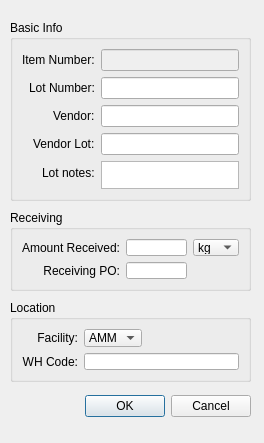
<?xml version="1.0" encoding="UTF-8"?>
<ui version="4.0">
 <class>Dialog</class>
 <widget class="QDialog" name="Dialog">
  <property name="geometry">
   <rect>
    <x>0</x>
    <y>0</y>
    <width>264</width>
    <height>443</height>
   </rect>
  </property>
  <property name="windowTitle">
   <string>Dialog</string>
  </property>
  <widget class="QDialogButtonBox" name="acceptB">
   <property name="geometry">
    <rect>
     <x>-90</x>
     <y>390</y>
     <width>341</width>
     <height>32</height>
    </rect>
   </property>
   <property name="orientation">
    <enum>Qt::Horizontal</enum>
   </property>
   <property name="standardButtons">
    <set>QDialogButtonBox::Cancel|QDialogButtonBox::Ok</set>
   </property>
  </widget>
  <widget class="QGroupBox" name="groupBox">
   <property name="geometry">
    <rect>
     <x>10</x>
     <y>20</y>
     <width>241</width>
     <height>181</height>
    </rect>
   </property>
   <property name="title">
    <string>Basic Info</string>
   </property>
   <layout class="QFormLayout" name="formLayout">
    <property name="labelAlignment">
     <set>Qt::AlignRight|Qt::AlignTrailing|Qt::AlignVCenter</set>
    </property>
    <item row="2" column="0">
     <widget class="QLabel" name="label">
      <property name="text">
       <string>Vendor:</string>
      </property>
     </widget>
    </item>
    <item row="2" column="1">
     <widget class="QLineEdit" name="vendorLE"/>
    </item>
    <item row="3" column="0">
     <widget class="QLabel" name="label_2">
      <property name="text">
       <string>Vendor Lot:</string>
      </property>
     </widget>
    </item>
    <item row="3" column="1">
     <widget class="QLineEdit" name="vendor_lotLE"/>
    </item>
    <item row="4" column="0">
     <widget class="QLabel" name="label_3">
      <property name="text">
       <string>Lot notes:</string>
      </property>
     </widget>
    </item>
    <item row="4" column="1">
     <widget class="QPlainTextEdit" name="lot_notePT"/>
    </item>
    <item row="0" column="0">
     <widget class="QLabel" name="label_6">
      <property name="text">
       <string>Item Number:</string>
      </property>
     </widget>
    </item>
    <item row="1" column="0">
     <widget class="QLabel" name="label_7">
      <property name="text">
       <string>Lot Number:</string>
      </property>
     </widget>
    </item>
    <item row="0" column="1">
     <widget class="QLineEdit" name="item_numberLE">
      <property name="enabled">
       <bool>false</bool>
      </property>
     </widget>
    </item>
    <item row="1" column="1">
     <widget class="QLineEdit" name="lot_numberLE"/>
    </item>
   </layout>
  </widget>
  <widget class="QGroupBox" name="groupBox_2">
   <property name="geometry">
    <rect>
     <x>10</x>
     <y>210</y>
     <width>241</width>
     <height>81</height>
    </rect>
   </property>
   <property name="title">
    <string>Receiving</string>
   </property>
   <layout class="QGridLayout" name="gridLayout">
    <item row="0" column="0">
     <widget class="QLabel" name="label_4">
      <property name="text">
       <string>Amount Received:</string>
      </property>
      <property name="alignment">
       <set>Qt::AlignRight|Qt::AlignTrailing|Qt::AlignVCenter</set>
      </property>
     </widget>
    </item>
    <item row="0" column="1">
     <widget class="QLineEdit" name="amount_receivedLE"/>
    </item>
    <item row="0" column="2">
     <widget class="QComboBox" name="lot_unitsCombo">
      <item>
       <property name="text">
        <string>kg</string>
       </property>
      </item>
      <item>
       <property name="text">
        <string>ths</string>
       </property>
      </item>
     </widget>
    </item>
    <item row="1" column="0">
     <widget class="QLabel" name="label_5">
      <property name="text">
       <string>Receiving PO:</string>
      </property>
      <property name="alignment">
       <set>Qt::AlignRight|Qt::AlignTrailing|Qt::AlignVCenter</set>
      </property>
     </widget>
    </item>
    <item row="1" column="1">
     <widget class="QLineEdit" name="receiving_poLE"/>
    </item>
   </layout>
  </widget>
  <widget class="QGroupBox" name="groupBox_22">
   <property name="geometry">
    <rect>
     <x>10</x>
     <y>300</y>
     <width>241</width>
     <height>82</height>
    </rect>
   </property>
   <property name="title">
    <string>Location</string>
   </property>
   <layout class="QGridLayout" name="gridLayout_2">
    <item row="0" column="0">
     <widget class="QLabel" name="label_27">
      <property name="text">
       <string>Facility:</string>
      </property>
      <property name="alignment">
       <set>Qt::AlignRight|Qt::AlignTrailing|Qt::AlignVCenter</set>
      </property>
     </widget>
    </item>
    <item row="0" column="1">
     <widget class="QComboBox" name="facilityCombo">
      <item>
       <property name="text">
        <string>AMM</string>
       </property>
      </item>
      <item>
       <property name="text">
        <string>LVN</string>
       </property>
      </item>
      <item>
       <property name="text">
        <string>CT</string>
       </property>
      </item>
      <item>
       <property name="text">
        <string>FL</string>
       </property>
      </item>
     </widget>
    </item>
    <item row="0" column="2">
     <spacer name="horizontalSpacer">
      <property name="orientation">
       <enum>Qt::Horizontal</enum>
      </property>
      <property name="sizeHint" stdset="0">
       <size>
        <width>88</width>
        <height>20</height>
       </size>
      </property>
     </spacer>
    </item>
    <item row="1" column="0">
     <widget class="QLabel" name="label_29">
      <property name="text">
       <string>WH Code:</string>
      </property>
      <property name="alignment">
       <set>Qt::AlignRight|Qt::AlignTrailing|Qt::AlignVCenter</set>
      </property>
     </widget>
    </item>
    <item row="1" column="1" colspan="2">
     <widget class="QLineEdit" name="wh_codeLE"/>
    </item>
   </layout>
  </widget>
 </widget>
 <tabstops>
  <tabstop>item_numberLE</tabstop>
  <tabstop>lot_numberLE</tabstop>
  <tabstop>vendorLE</tabstop>
  <tabstop>vendor_lotLE</tabstop>
  <tabstop>lot_notePT</tabstop>
  <tabstop>amount_receivedLE</tabstop>
  <tabstop>lot_unitsCombo</tabstop>
  <tabstop>receiving_poLE</tabstop>
  <tabstop>facilityCombo</tabstop>
  <tabstop>wh_codeLE</tabstop>
 </tabstops>
 <resources/>
 <connections>
  <connection>
   <sender>acceptB</sender>
   <signal>accepted()</signal>
   <receiver>Dialog</receiver>
   <slot>accept()</slot>
   <hints>
    <hint type="sourcelabel">
     <x>248</x>
     <y>254</y>
    </hint>
    <hint type="destinationlabel">
     <x>157</x>
     <y>274</y>
    </hint>
   </hints>
  </connection>
  <connection>
   <sender>acceptB</sender>
   <signal>rejected()</signal>
   <receiver>Dialog</receiver>
   <slot>reject()</slot>
   <hints>
    <hint type="sourcelabel">
     <x>316</x>
     <y>260</y>
    </hint>
    <hint type="destinationlabel">
     <x>286</x>
     <y>274</y>
    </hint>
   </hints>
  </connection>
 </connections>
</ui>
